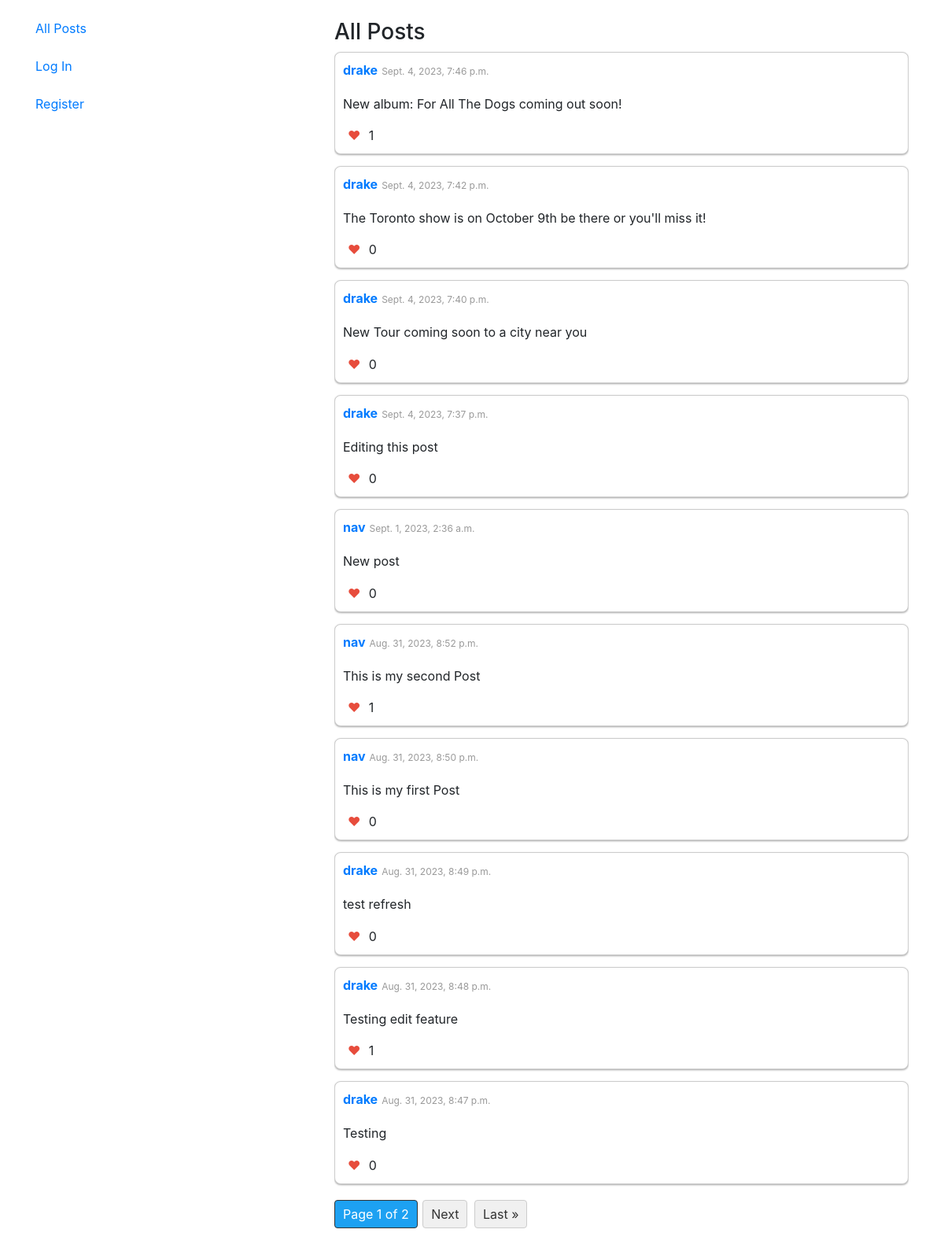
The page / on the database its author committed.
### network/models.py (models this page shows, shortened)
class Post(models.Model):
    user = models.ForeignKey("User", on_delete=models.CASCADE, related_name="posts")
    text = models.TextField(blank=True)
    timestamp = models.DateTimeField(auto_now_add=True)
    likes = models.PositiveIntegerField(default=0)
    liked_by = models.ManyToManyField(User, through='Like', related_name='liked_posts')

class User(AbstractUser):
    followers = models.ManyToManyField("self", symmetrical=False, related_name="following")
    pass

### network/views.py (the view)
# urls.py: path("", views.index, name="index"),
def index(request):
    posts = Post.objects.order_by('-timestamp')
    paginator = Paginator(posts,10)
    page_number = request.GET.get('page')
    page_obj = paginator.get_page(page_number)
    return render(request, "network/index.html",{
        "posts": page_obj
        })

### network/templates/network/index.html (shortened to what this page needs)
{% extends "network/layout.html" %}
{% load static %}
{% block body %}
    <h3>All Posts</h3>
        {%for post in posts%}
            <div class="post-item" id="post-{{post.id}}">
                <div class="post-header">
                    <a href="{% url 'getUser' post.user.username%}" class="post-user">
                        {{post.user}}</a>
                    <p class="post-date">{{post.timestamp}}</p>
                </div>
                <p class="post-text">{{post.text}}</p>
                <div>
                    <button onclick="handleLikePost({{post.id}})" class="like-button">
                        &hearts;
                    </button>
                    <span id="like-button-{{post.id}}">{{post.likes}}</span>
                </div>
            </div>
        {%endfor%}
<div class="pagination">
    <span class="step-links">
        <span class="current">
            Page {{ posts.number }} of {{ posts.paginator.num_pages }}
        </span>
        {% if posts.has_next %}
        <a href="?page={{ posts.next_page_number }}">Next</a>
        <a href="?page={{ posts.paginator.num_pages }}">Last &raquo;</a>
        {% endif %}
    </span>
</div>
{% endblock %}

### network/templates/network/layout.html (shortened to what this page needs)
{% load static %}
<!DOCTYPE html>
<html lang="en">
<head>
    <link rel="stylesheet" href="https://stackpath.bootstrapcdn.com/bootstrap/4.4.1/css/bootstrap.min.css"
>
    <link href="{% static 'network/styles.css' %}" rel="stylesheet">
    <link rel="stylesheet" type="text/css" href="https://demo.plantpot.works/assets/css/normalize.css">
    <link rel="stylesheet" href="https://use.typekit.net/opg3wle.css">
</head>
<body>
    <div class="container mt-4">
        <div class="row">
            <div class="col-md-4">
                <div class="sticky-top">
                    <div class="sticky-top">
                        <div class="mb-4">
                            <a href="{% url 'index' %}">All Posts</a>
                        </div>
                        {% if user.is_authenticated %}
                        <div class="mb-4">
                            <a id="following-list" href="{% url 'followingPosts'%}">Following</a>
                        </div>
                        <div class="mb-4">
                            <a href="{% url 'logout' %}">Log Out</a>
                        </div>
                        {% else %}
                        <div class="mb-4">
                            <a href="{% url 'login' %}">Log In</a>
                        </div>
                        <div>
                            <a href="{% url 'register' %}">Register</a>
                        </div>
                        {% endif %}
                    </div>
                </div>
            </div>
            <div class="col-md-8">
                <div class="d-flex flex-column h-100">
                    <div class="body flex-grow-1 overflow-auto">
                        {% block body %}{% endblock %}
                    </div>
                </div>
            </div>
        </div>
    </div>
</body>
</html>

### network/static/network/styles.css (style rules this page uses)
.post-item { border: 1px solid #ccc; border-radius: 8px; padding: 10px; margin-bottom: 15px; background-color: #fff; box-shadow: 0 1px 3px rgba(0, 0, 0, 0.12), 0 1px 2px rgba(0, 0, 0, 0.24); }
.post-header { display: flex; margin-bottom: 5px; }
.post-user { font-weight: bold; }
.post-date { margin-left: 5px; margin-top: 5px; font-size: 12px; color: #999; }
.post-text { font-size: 16px; line-height: 1.4; }
.like-button { background: none; border: none; cursor: pointer; transition: color 0.3s; color: #e74c3c; }
.pagination { margin: 20px 0; text-align: center; }
.step-links a { display: inline-block; padding: 5px 10px; margin: 0 2px; background-color: #f0f0f0; color: #333; text-decoration: none; border: 1px solid #ccc; border-radius: 4px; }
.current { display: inline-block; padding: 5px 10px; background-color: #1da1f2; color: #fff; border: 1px solid #333; border-radius: 4px; }

### rows shown on the page
Post: user "drake", timestamp "Sept. 4, 2023, 7:46 p.m.", text "New album: For All The Dogs coming out soon!", likes "1"
Post: user "drake", timestamp "Sept. 4, 2023, 7:42 p.m.", text "The Toronto show is on October 9th be there or you'll miss it!", likes "0"
Post: user "drake", timestamp "Sept. 4, 2023, 7:40 p.m.", text "New Tour coming soon to a city near you", likes "0"
Post: user "drake", timestamp "Sept. 4, 2023, 7:37 p.m.", text "Editing this post", likes "0"
Post: user "nav", timestamp "Sept. 1, 2023, 2:36 a.m.", text "New post", likes "0"
Post: user "nav", timestamp "Aug. 31, 2023, 8:52 p.m.", text "This is my second Post", likes "1"
Post: user "nav", timestamp "Aug. 31, 2023, 8:50 p.m.", text "This is my first Post", likes "0"
Post: user "drake", timestamp "Aug. 31, 2023, 8:49 p.m.", text "test refresh", likes "0"
Post: user "drake", timestamp "Aug. 31, 2023, 8:48 p.m.", text "Testing edit feature", likes "1"
Post: user "drake", timestamp "Aug. 31, 2023, 8:47 p.m.", text "Testing", likes "0"

### other values the page prints
{{ posts.number }} "1"
{{ posts.paginator.num_pages }} "2"
